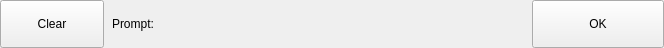
           <widget class="QWidget" name="widget" native="true">
            <property name="minimumSize">
             <size>
              <width>664</width>
              <height>48</height>
             </size>
            </property>
            <property name="maximumSize">
             <size>
              <width>664</width>
              <height>48</height>
             </size>
            </property>
            <layout class="QHBoxLayout" name="horizontalLayout_2">
             <property name="spacing">
              <number>8</number>
             </property>
             <property name="leftMargin">
              <number>0</number>
             </property>
             <property name="topMargin">
              <number>0</number>
             </property>
             <property name="rightMargin">
              <number>0</number>
             </property>
             <property name="bottomMargin">
              <number>0</number>
             </property>
             <item>
              <widget class="QPushButton" name="btn_clear">
               <property name="minimumSize">
                <size>
                 <width>104</width>
                 <height>48</height>
                </size>
               </property>
               <property name="maximumSize">
                <size>
                 <width>104</width>
                 <height>48</height>
                </size>
               </property>
               <property name="text">
                <string notr="true">Clear</string>
               </property>
              </widget>
             </item>
             <item>
              <widget class="QLabel" name="lbl_tips">
               <property name="minimumSize">
                <size>
                 <width>412</width>
                 <height>48</height>
                </size>
               </property>
               <property name="maximumSize">
                <size>
                 <width>412</width>
                 <height>48</height>
                </size>
               </property>
               <property name="text">
                <string>Prompt:</string>
               </property>
              </widget>
             </item>
             <item>
              <widget class="QPushButton" name="btn_ok">
               <property name="minimumSize">
                <size>
                 <width>132</width>
                 <height>48</height>
                </size>
               </property>
               <property name="maximumSize">
                <size>
                 <width>132</width>
                 <height>48</height>
                </size>
               </property>
               <property name="text">
                <string notr="true">OK</string>
               </property>
              </widget>
             </item>
            </layout>
           </widget>
